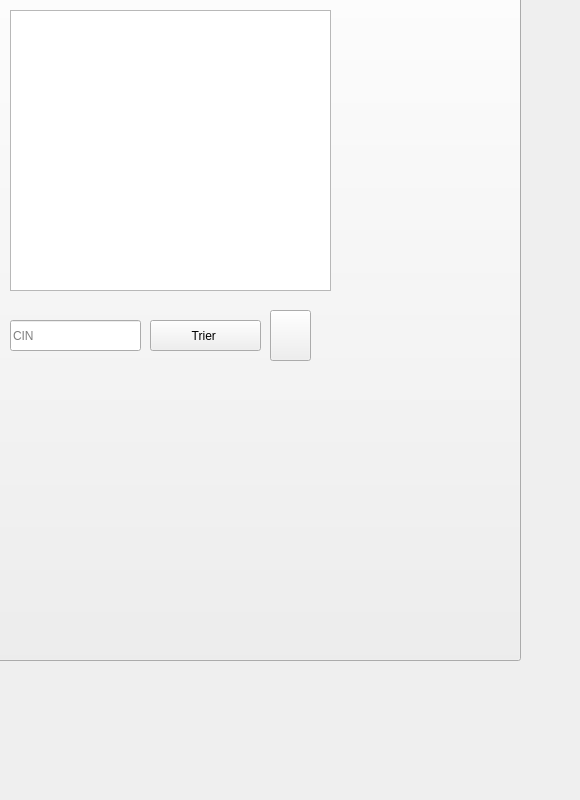
      <widget class="QWidget" name="tab_2">
       <attribute name="title">
        <string>Afficher </string>
       </attribute>
       <widget class="QPushButton" name="pushButton_10">
        <property name="geometry">
         <rect>
          <x>-50</x>
          <y>-130</y>
          <width>571</width>
          <height>791</height>
         </rect>
        </property>
        <property name="text">
         <string/>
        </property>
        <property name="icon">
         <iconset>
          <normaloff>../Creator The Podcast (6).png</normaloff>../Creator The Podcast (6).png</iconset>
        </property>
        <property name="iconSize">
         <size>
          <width>1000</width>
          <height>1000</height>
         </size>
        </property>
       </widget>
       <widget class="QTableView" name="tab_personels">
        <property name="geometry">
         <rect>
          <x>10</x>
          <y>10</y>
          <width>321</width>
          <height>281</height>
         </rect>
        </property>
       </widget>
       <widget class="QLineEdit" name="lineEdit">
        <property name="geometry">
         <rect>
          <x>10</x>
          <y>320</y>
          <width>131</width>
          <height>31</height>
         </rect>
        </property>
        <property name="placeholderText">
         <string>CIN</string>
        </property>
       </widget>
       <widget class="QPushButton" name="pushButton_trie">
        <property name="geometry">
         <rect>
          <x>150</x>
          <y>320</y>
          <width>111</width>
          <height>31</height>
         </rect>
        </property>
        <property name="styleSheet">
         <string notr="true">font: 12pt &quot;MS Shell Dlg 2&quot;;</string>
        </property>
        <property name="text">
         <string>Trier </string>
        </property>
       </widget>
       <widget class="QPushButton" name="pushButton_4">
        <property name="geometry">
         <rect>
          <x>270</x>
          <y>310</y>
          <width>41</width>
          <height>51</height>
         </rect>
        </property>
        <property name="text">
         <string/>
        </property>
        <property name="icon">
         <iconset>
          <normaloff>../685209.png</normaloff>../685209.png</iconset>
        </property>
        <property name="iconSize">
         <size>
          <width>50</width>
          <height>50</height>
         </size>
        </property>
       </widget>
      </widget>
